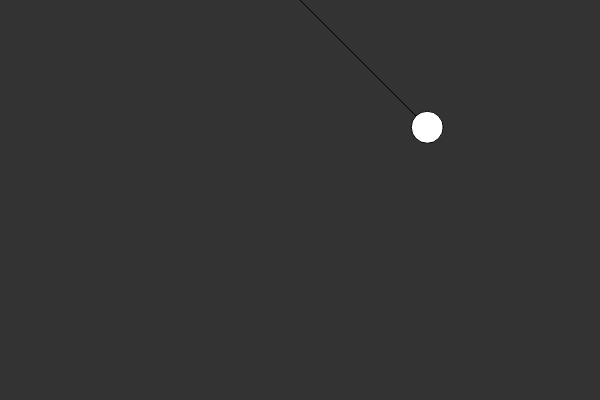
Frame 1 (no input)
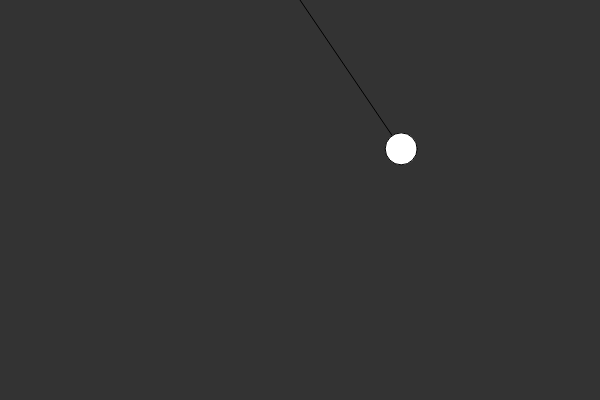
Frame 60 (no input)
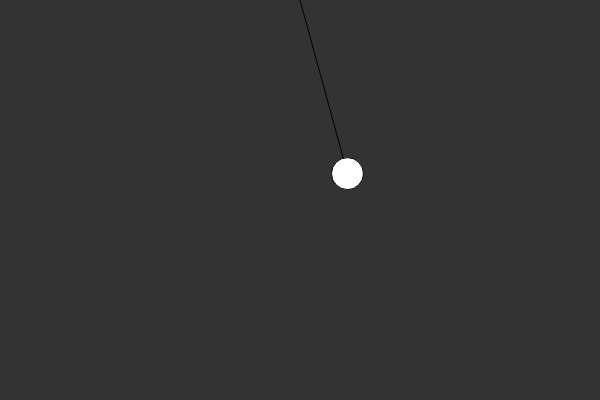
Frame 120 (the mouse pressed at the canvas centre since frame 60)

The p5.js sketch that drew these frames (run headless with seeded random() and noise() and a simulated clock; from frame 60 on, the mouse is pressed at the canvas centre):

// p5.js sketch
// ── sketch.js

let len = 180;
let angle = Math.PI/4;
let aVel = 0;
let aAcc = 0;

let origin;
let bob;


function setup()
{
	createCanvas(600, 400);

	origin = createVector(width / 2, 0);
	bob = createVector(width / 2, len);
}

function draw()
{
	background(51);

	bob.x = origin.x + len * sin(angle);
	bob.y = origin.y + len * cos(angle);

	line(origin.x, origin.y, bob.x, bob.y);
	ellipse(bob.x, bob.y, 32, 32);

	aAcc = -0.01 * sin(angle);

	angle += aVel;
	aVel += aAcc;

	aVel *= 0.99;
}
